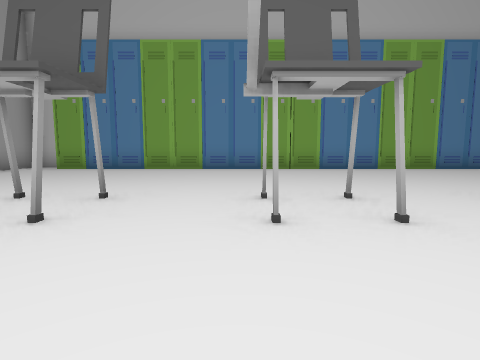
View 1 (above)

21 first-person views from a walk through a Unity game level. The camera is 1.5 m above the floor, tilts 6° down and sees 80° across. The floor is counted in squares, 2.57 m on a side. Each view is taken from the middle of a square. On the plan, view 1 faces up. The plan holds only what a view shows up to about 9 squares ahead; the rest is blank. The place goes on beyond the plan. The player is left out.

View 2
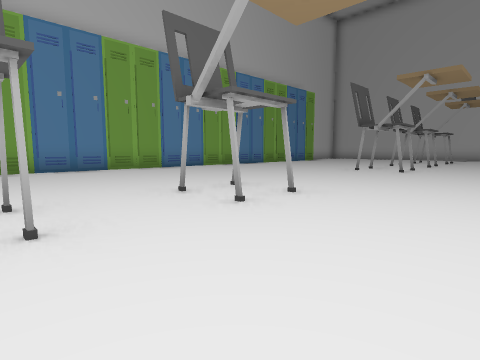

View 3
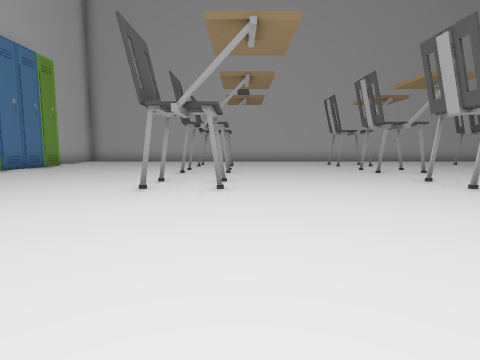

View 4
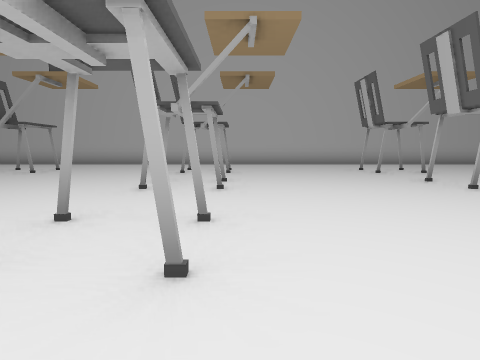

View 5
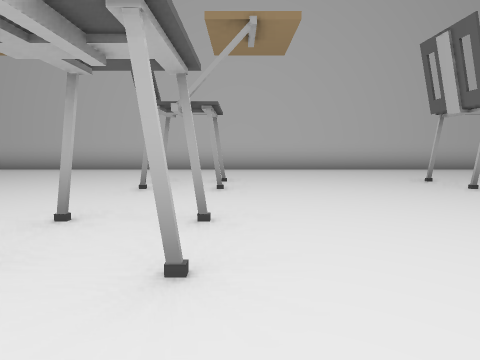

View 6
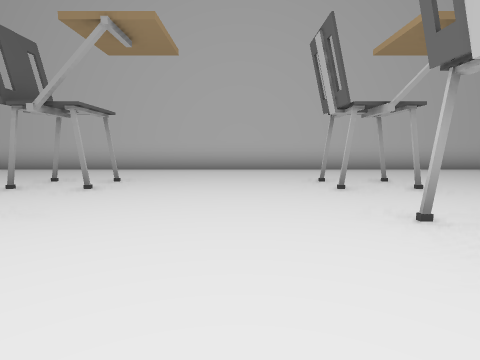

View 7
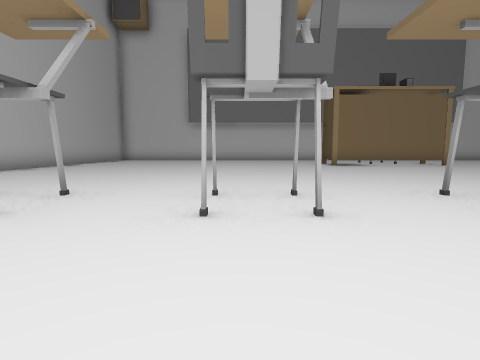

View 8
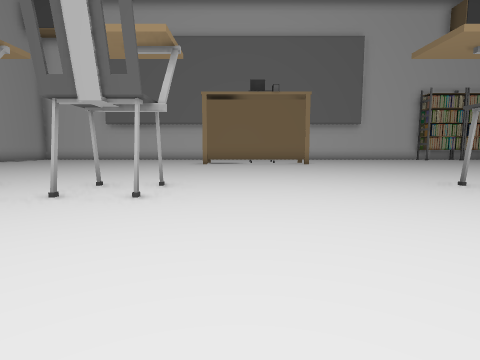

View 9
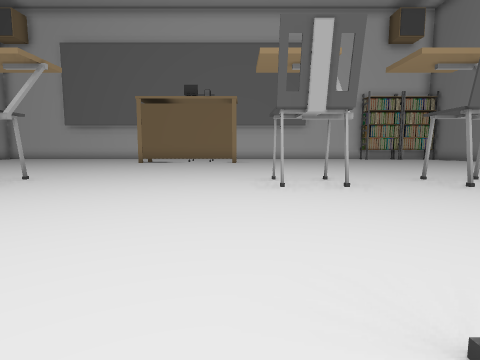

View 10
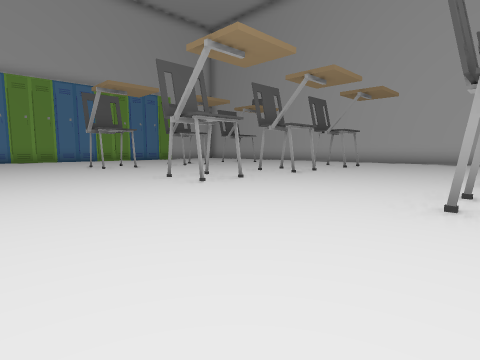

View 11
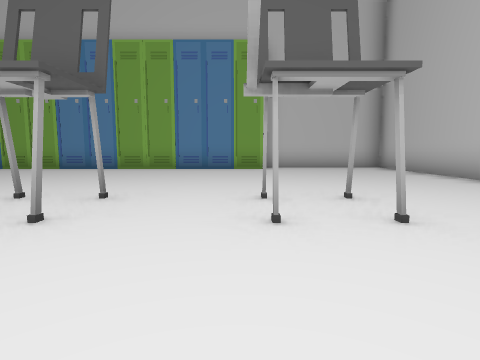

View 12
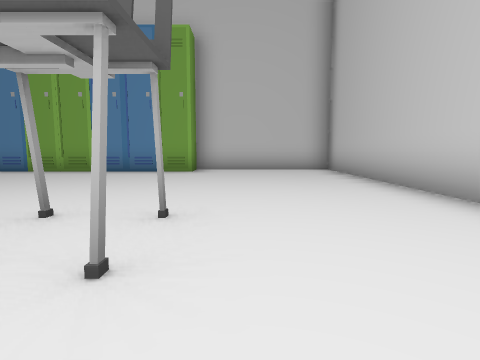

View 13
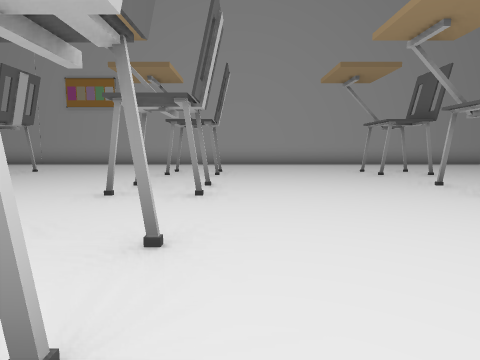

View 14
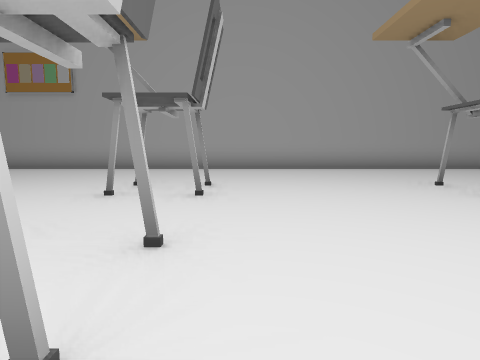

View 15
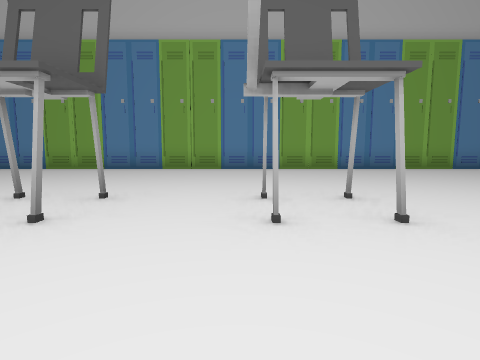

View 16
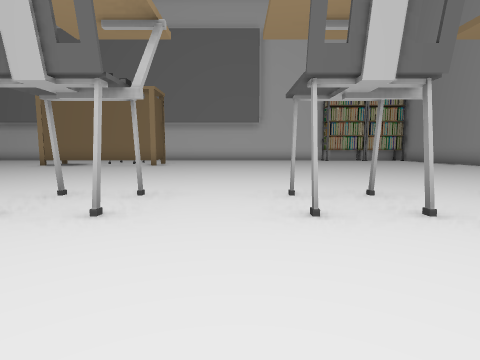

View 17
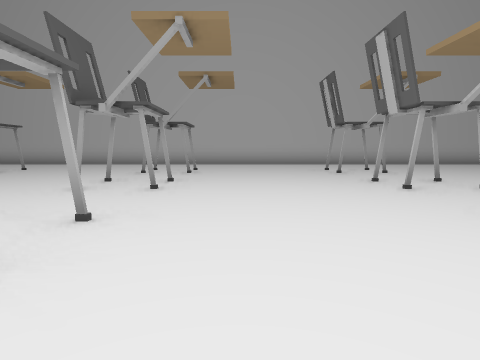

View 18
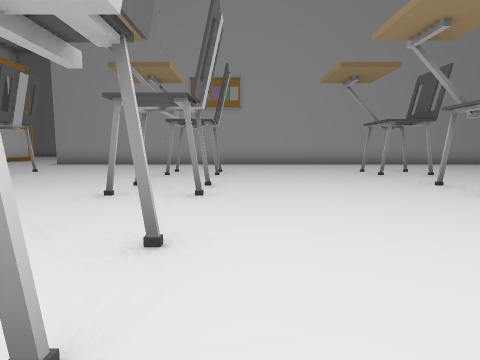

View 19
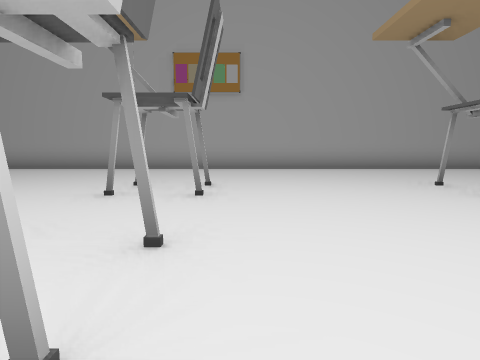

View 20
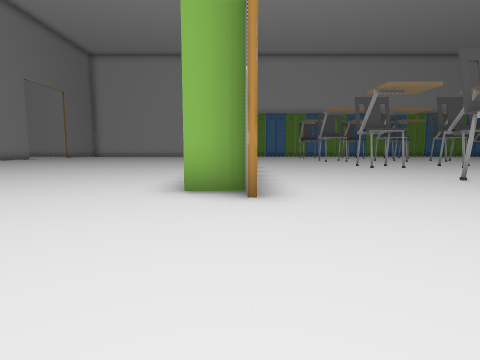

View 21
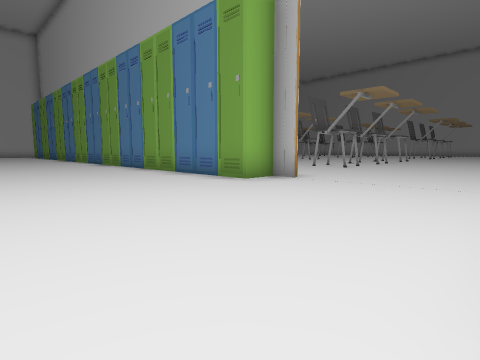

### Floor plan
Points are (right, up) in squares from view 1. A wall is a line through its corners. A room is listed if a view was taken in it or the views show most of it. See-through windows are left out.
Room 1 (views 1, 2, 3, 4, 5, 6, 7, 8, 9, 10, 11, 12, 13, 14, 15, 16, 17, 18, 19, 20)
walls: (-6.9, -13.6) (-6.9, -13) (-7.8, -13); (-6.8, 6.4) (-6.8, -13.2); (19.6, -18.1) (19.6, 9.6) (15.7, 9.6) (15.7, 8.7) (-5.6, 8.7); (-6.8, 9.1) (-6.8, 8)
ways out: opening at (-8.8, -14.5) to room 2
objects: other object (-3, -13) to (-2, -12); other object (-3, -8) to (-2, -7); other object (-3, -3) to (-2, -2); other object (-3, 2) to (-2, 3); other object (0, -13) to (1, -12); other object (0, -8) to (1, -7); other object (0, -3) to (1, -2); other object (0, 2) to (1, 3); other object (3, -13) to (4, -12); other object (3, -8) to (4, -7); other object (3, -3) to (4, -2); other object (3, 2) to (4, 3); other object (9, -13) to (10, -12); other object (9, -8) to (10, -7); other object (9, -3) to (10, -2); other object (9, 2) to (10, 3); other object (12, -13) to (13, -12); other object (12, -8) to (13, -7); other object (12, -3) to (13, -2); other object (12, 2) to (13, 3); other object (15, -13) to (16, -12); other object (15, -8) to (16, -7); other object (15, -3) to (16, -2)
Room 2 (view 21)
walls: (-7.8, -13) (-7.8, -8.4)
ways out: opening at (-8.8, -14.5) to room 1

Positions as (right, up) in squares from view 1, and headings:
1: (0, 0), facing up
2: (1, 0), facing up-right
3: (5, 2), facing right
4: (8, -3), facing right
5: (11, -3), facing right
6: (11, -10), facing right
7: (13, -9), facing down
8: (8, -8), facing down
9: (5, -7), facing down
10: (6, -7), facing up-right
11: (15, 0), facing up
12: (17, 1), facing up
13: (5, -1), facing left
14: (2, -1), facing left
15: (3, 0), facing up
16: (2, -9), facing down
17: (8, -9), facing right
18: (5, -6), facing left
19: (2, -6), facing left
20: (-7, -17), facing up
21: (-12, -17), facing up-right
